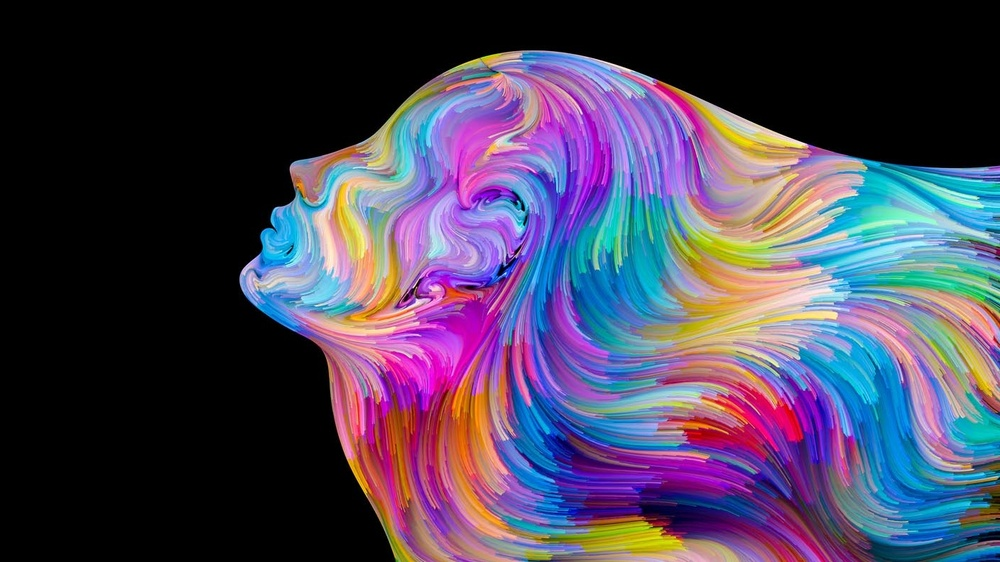
#> input picture stock_img.jpg, 1000 x 562 px, shrunk from 1408 x 792 before the run
$ python main.py   (older library calls are emulated)
#> lines starting #> are read from the running program, lines starting #| are printed output that depends on the picture; after the words box and inside, x2 and y2 are one past the last pixel; in counts of white or black regions, pixels touching at a corner belong together
import cv2
import numpy as np


def apply_sobel_filter(img_path):
    # get img
#> called with img_path = '../stock_img.jpg'
    original_image = cv2.imread(img_path, cv2.IMREAD_GRAYSCALE)
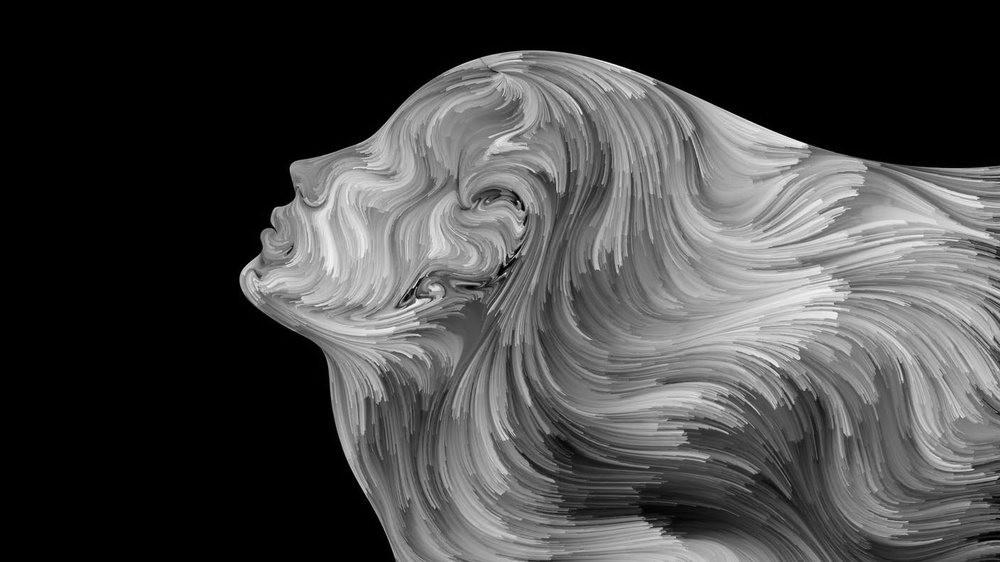
#> original_image: shape (562, 1000); min 0, max 247, mean 70.2

    # apply Sobel filter X and Y direction
    sobel_x = cv2.Sobel(original_image, cv2.CV_64F, 1, 0, ksize=3)
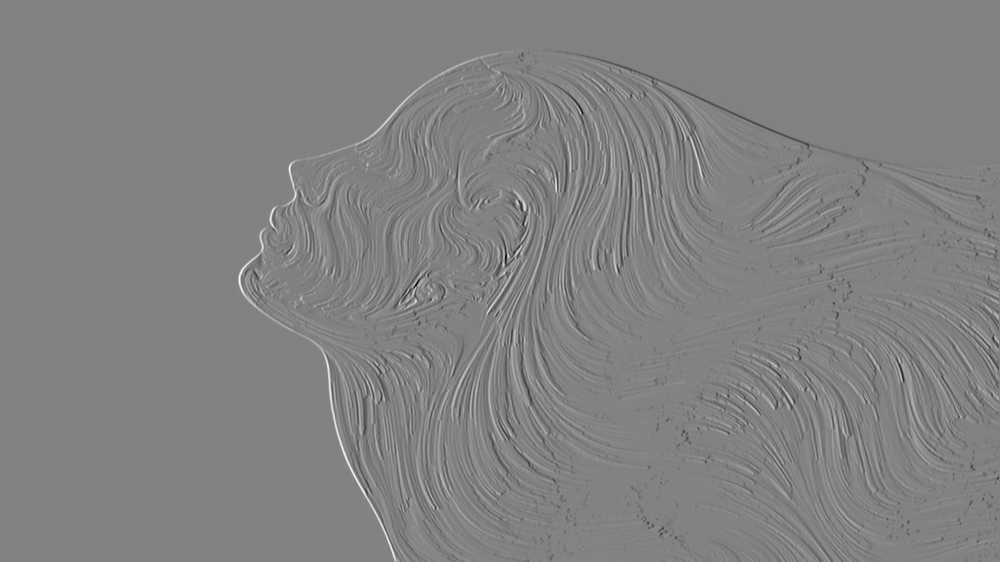
#> sobel_x: shape (562, 1000) float64; min -750, max 723, mean 0.6; drawn with min black and max white
    sobel_y = cv2.Sobel(original_image, cv2.CV_64F, 0, 1, ksize=3)
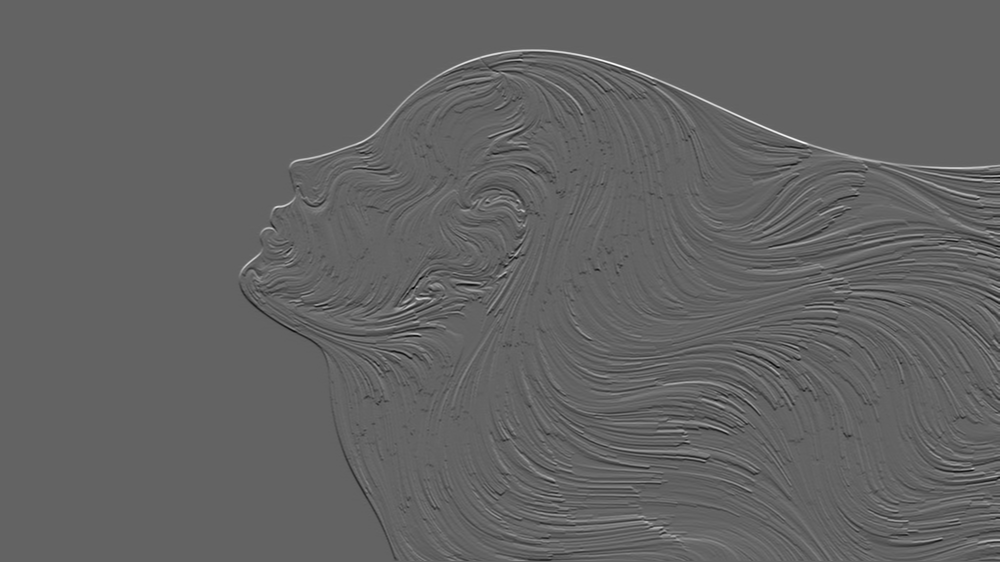
#> sobel_y: shape (562, 1000) float64; min -613, max 961, mean 1; drawn with min black and max white

    # Get absolute value of Sobel gradients for calculate magnitude
    magnitude = np.sqrt(sobel_x ** 2 + sobel_y ** 2)
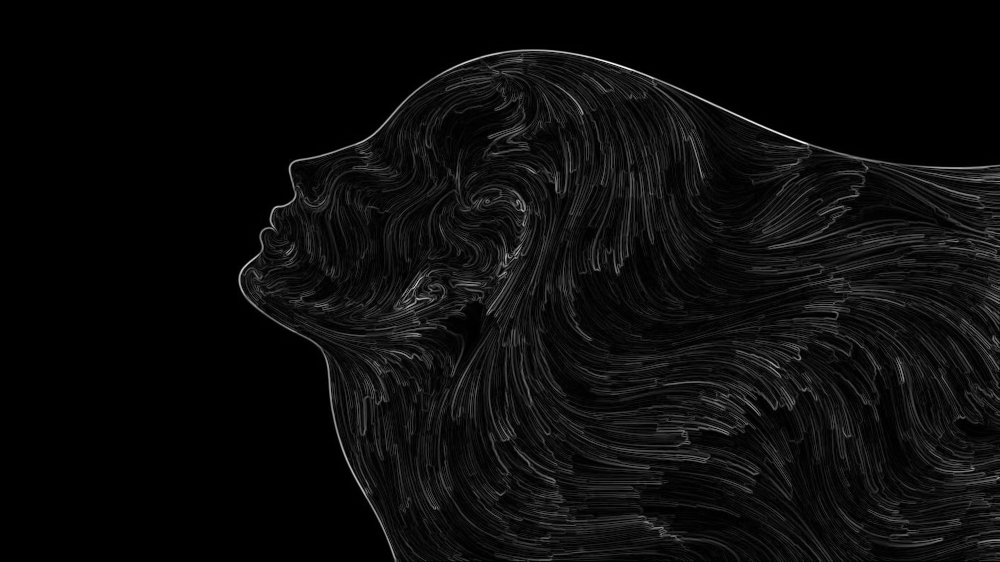
#> magnitude: shape (562, 1000) float64; min 0, max 1006.4, mean 45.5; drawn with min black and max white

    # showing original and filtered img
    cv2.imshow('Original', original_image)
    cv2.imshow('Sobel Filtresi (X)', sobel_x)
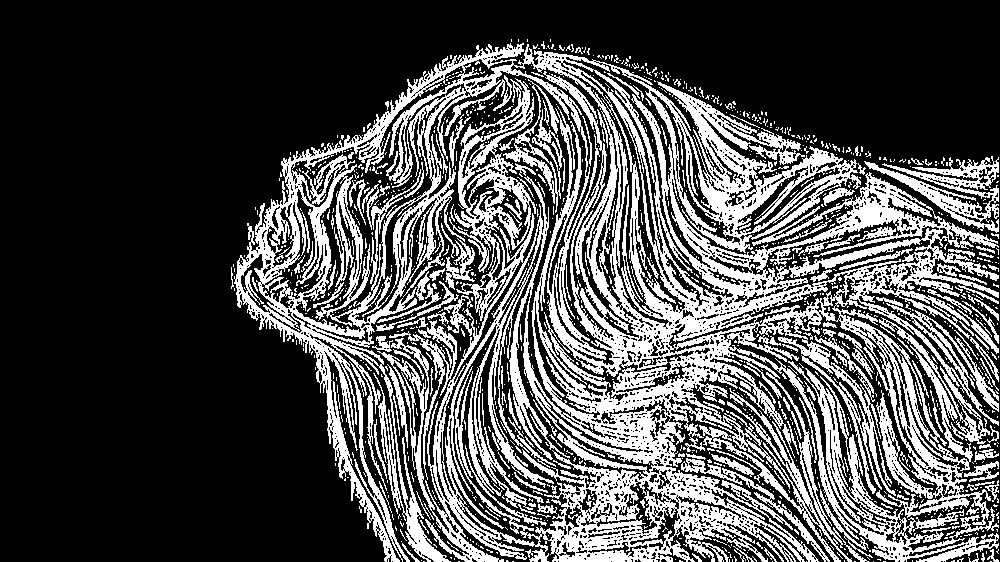
#> window 'Sobel Filtresi (X)': shape (562, 1000); 30.2% white; 1213 white regions (1040 under 20 px), largest, box (x1, y1, x2, y2) and area: (234, 43, 999, 562) 142409, (864, 156, 999, 233) 3202, (699, 388, 852, 562) 2540
    cv2.imshow('Sobel Filtresi (Y)', sobel_y)
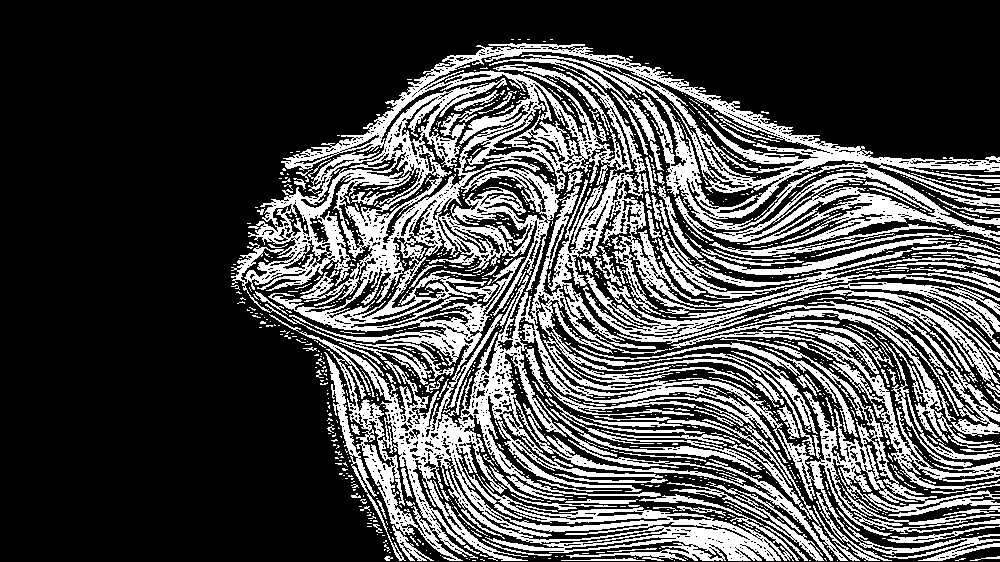
#> window 'Sobel Filtresi (Y)': shape (562, 1000); 29.5% white; 1150 white regions (979 under 20 px), largest, box (x1, y1, x2, y2) and area: (231, 43, 1000, 561) 121658, (669, 310, 1000, 491) 7151, (658, 235, 1000, 299) 2772
    cv2.imshow('Magnitude', magnitude)
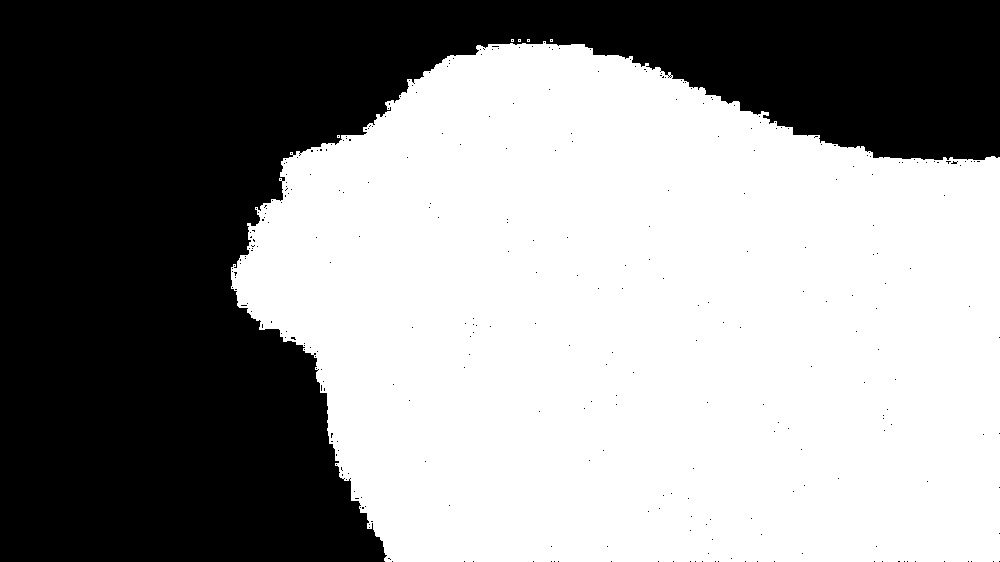
#> window 'Magnitude': shape (562, 1000); 56.9% white; 329 black regions (328 under 20 px), largest, box (x1, y1, x2, y2) and area: (0, 0, 1000, 562) 241856
    cv2.waitKey(0)


image_path = '../stock_img.jpg'
apply_sobel_filter(image_path)
